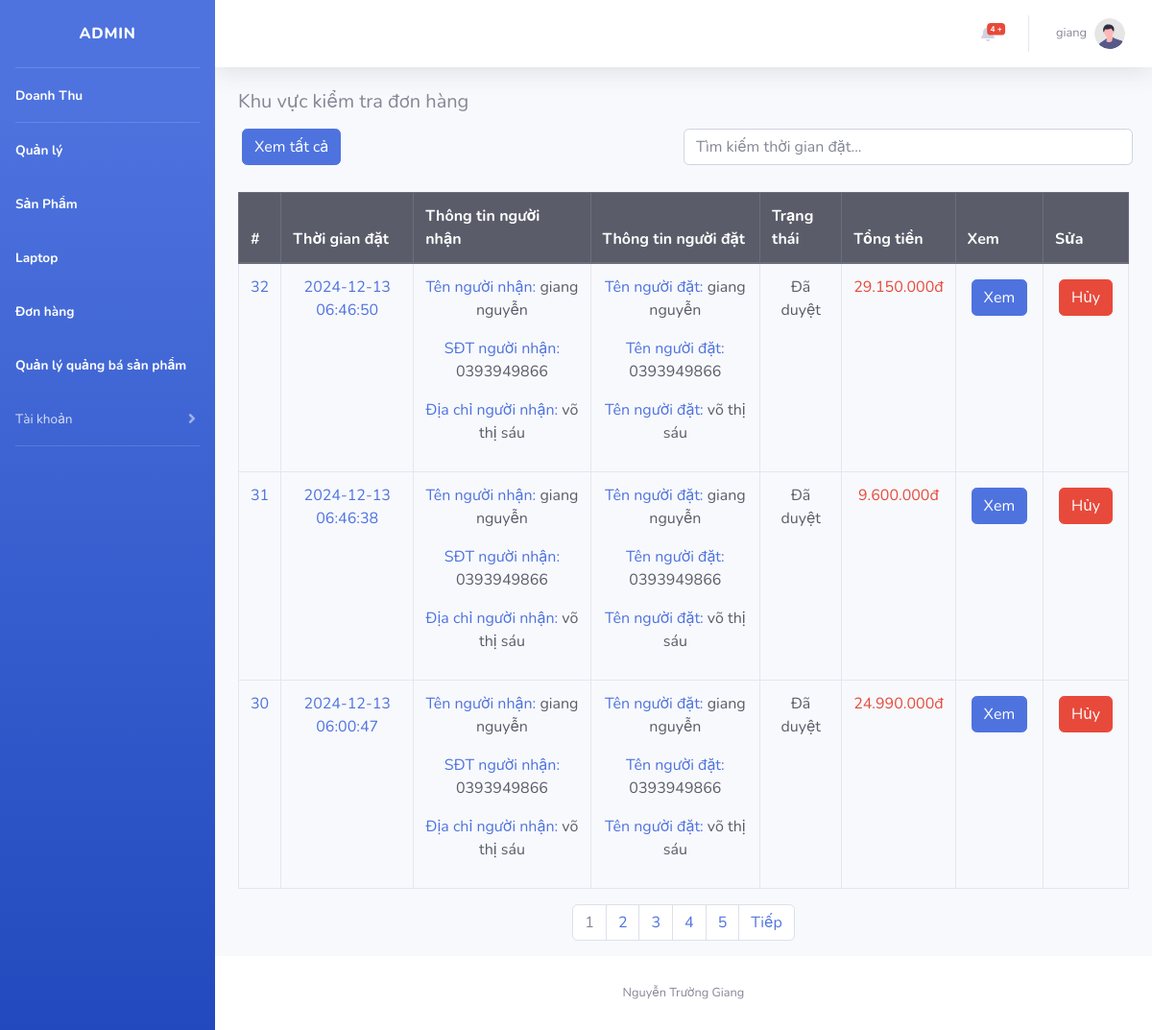
Page /admin/orders/index.php (signed in) on the committed database.
### tables this page shows
CREATE TABLE IF NOT EXISTS `orders` (
  `id` int NOT NULL AUTO_INCREMENT,
  `customer_id` int NOT NULL,
  `name_receiver` varchar(60) NOT NULL,
  `phone_receiver` varchar(20) NOT NULL,
  `address_receiver` varchar(200) NOT NULL,
  `status` tinyint NOT NULL DEFAULT '1',
  `total_price` float NOT NULL,
  `created_at` timestamp NULL DEFAULT CURRENT_TIMESTAMP,
  `deleted_at` timestamp NULL DEFAULT NULL,
  `updated_at` timestamp NULL DEFAULT CURRENT_TIMESTAMP,
  PRIMARY KEY (`id`),
  KEY `orders_ibfk_1` (`customer_id`)
);

CREATE TABLE IF NOT EXISTS `customers` (
  `id` int NOT NULL AUTO_INCREMENT,
  `name` varchar(50) NOT NULL,
  `email` varchar(50) NOT NULL,
  `password` varchar(200) NOT NULL,
  `phone` varchar(20) NOT NULL,
  `status` tinyint NOT NULL DEFAULT '1',
  `gender` tinyint NOT NULL DEFAULT '1',
  `address` varchar(200) DEFAULT NULL,
  `token` varchar(50) DEFAULT NULL,
  `created_at` datetime DEFAULT CURRENT_TIMESTAMP,
  `deleted_at` datetime DEFAULT NULL,
  `updated_at` datetime DEFAULT CURRENT_TIMESTAMP,
  PRIMARY KEY (`id`),
  UNIQUE KEY `email` (`email`),
  UNIQUE KEY `name` (`name`)
);

### admin/root.php (called while the page is built, shortened)
<?php
if (!function_exists('currency_format')) {
    function currency_format($number, $suffix = 'đ') {
        if (!empty($number)) {
            return number_format($number, 0, ',', '.') . "{$suffix}";
        }
    }
}

### admin/orders/index.php (the view, shortened to what this page needs)
<?php
    require '../root.php';
    $search = isset($_GET['search']) ? trim($_GET['search']) : null;
    $current_page = isset($_GET['page']) ? $_GET['page'] : 1;
    $limit = 3;
    $start = ($current_page - 1) * $limit;
    $sql =  "SELECT
        orders.*,
        customers.name,
        customers.phone,
        customers.address
        FROM orders
        JOIN customers on customers.id = orders.customer_id
        WHERE
        orders.created_at LIKE '%$search%'
        ORDER BY  `orders`.`status` ASC,`orders`.`id` DESC
        LIMIT $limit offset $start";
    $result = mysqli_query($connect, $sql);
?>
<!DOCTYPE html>
<html lang="en">
<head>
    <?php
        include '../partials/head_view.php';
    ?>
</head>
<body id="page-top">
    <?php
        include '../partials/header_view.php';
    ?>
    <div class="container-fluid">
        <h5 class="text-left mt-3">Khu vực kiểm tra đơn  hàng</h5>
        <div class="row p-2">
            <a class="btn btn-primary ml-2" href="index.php"> Xem tất cả</a>
            <form class="input-group ml-auto" style="width: 50%;">
                <input class="form-control" type="search" placeholder="Tìm kiếm thời gian đặt..." name="search" value="<?php echo $search ?>">
            </form>
        </div>
        <div class="row mt-3">
            <div class="col">
                <div class="table-responsive">
                    <table class="table table-bordered mt-1 " id="dataTable" width="100%" cellspacing="0">
                        <thead class="thead-dark">
                            <tr>
                                <th>#</th>
                                <th>Thời gian đặt</th>
                                <th>Thông tin người nhận</th>
                                <th>Thông tin người đặt</th>
                                <th>Trạng thái</th>
                                <th>Tổng tiền</th>
                                <th>Xem</th>
                                <th>Sửa</th>
                            </tr>
                        </thead>
                        <tbody  class="thead-light">
                            <?php foreach ($result as $each): ?>
                            <tr class="text-dark text-center">
                                <td class="text-primary"><?php echo $each['id'] ?></td>
                                <td class="text-primary"><?php echo $each['created_at'] ?></td>
                                <td>
                                    <p>
                                        <span class="text-primary">Tên người nhận:</span>
                                        <?php echo $each['name_receiver'] ?>
                                    </p>
                                    <p>
                                        <span class="text-primary">SĐT người nhận:</span>
                                        <?php echo $each['phone_receiver'] ?>
                                    </p>
                                    <p>
                                        <span class="text-primary">Địa chỉ người nhận:</span>
                                        <?php echo $each['address_receiver'] ?>
                                    </p>
                                </td>
                                <td>
                                    <p>
                                        <span class="text-primary">Tên người đặt:</span>
                                        <?php echo $each['name'] ?>
                                    </p>
                                    <p>
                                        <span class="text-primary">Tên người đặt:</span>
                                        <?php echo $each['phone'] ?>
                                    </p>
                                    <p>
                                        <span class="text-primary">Tên người đặt:</span>
                                        <?php echo $each['address'] ?>
                                    </p>
                                </td>
                                <td>
                                    <?php
                                        switch ($each['status']){
                                            case '1':
                                                echo "Đã duyệt";
                                                break;
                                        }
                                    ?>
                                 </td>
                                <td class="text-danger"><?php echo currency_format($each['total_price']) ?></td>
                                <td>
                                    <a  class="btn m-1 btn-primary" href="detail.php?id=<?php echo $each['id'] ?>">Xem</a>
                                </td>
                                <td >
                                    <?php if($each['status'] == 0){ ?>
                                        <a class="btn m-1 btn-info" href="update.php?id=<?php echo $each['id'] ?>&status=1">Duyệt</a>
                                        <br>
                                        <a class="btn m-1 btn-danger" href="update.php?id=<?php echo $each['id'] ?>&status=2">Hủy</a>
                                    <?php }elseif($each['status'] == 1) { ?>
                                        <a class="btn m-1 btn-danger" href="update.php?id=<?php echo $each['id'] ?>&status=2">Hủy</a>
                                    <?php } else {?>
                                        <a class="btn m-1 btn-info" href="update.php?id=<?php echo $each['id'] ?>&status=1">Duyệt</a>
                                    <?php } ?>
                                </td>
                            </tr>
                            <?php endforeach ?>
                        </tbody>
                    </table>
                    <?php
                        include '../partials/pagination.php';
                    ?>
                </div>
            </div>
        </div>
    </div>
    <?php
        include '../partials/footer_view.php';
    ?>
</body>
</html>

### rows in the picture
orders: id "32", created_at "2024-12-13 06:46:50", name_receiver "giang nguyễn", phone_receiver "0393949866", address_receiver "võ thị sáu", customer.name "giang nguyễn", customer.phone "0393949866", customer.address "võ thị sáu", status "Đã duyệt", total_price "29.150.000đ"
orders: id "31", created_at "2024-12-13 06:46:38", name_receiver "giang nguyễn", phone_receiver "0393949866", address_receiver "võ thị sáu", customer.name "giang nguyễn", customer.phone "0393949866", customer.address "võ thị sáu", status "Đã duyệt", total_price "9.600.000đ"
orders: id "30", created_at "2024-12-13 06:00:47", name_receiver "giang nguyễn", phone_receiver "0393949866", address_receiver "võ thị sáu", customer.name "giang nguyễn", customer.phone "0393949866", customer.address "võ thị sáu", status "Đã duyệt", total_price "24.990.000đ"

### other values in the picture
$num_cn "4"
$_SESSION['fullname'] "giang"
